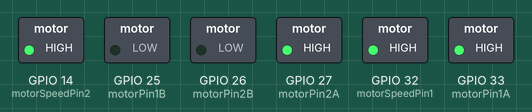
Recording of a sketch running on a simulated ESP32. On the bench: switched loads named in the sketch (green lamp = pin HIGH).

Above: at 0.05 s.
At 4.05 s:
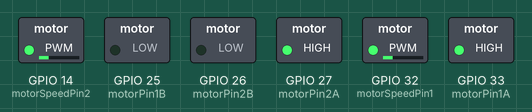
At 8.1 s:
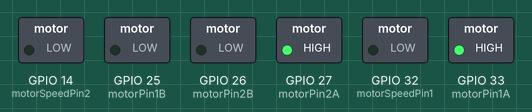
Timing chart, 0 to 13.9 s (numbered marks = the images above):
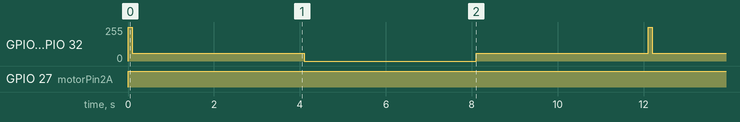

Measured:
- by itself, GPIO 14 (motorSpeedPin2), GPIO 32 (motorSpeedPin1): repeats every 12.1 s: 60/255 4.0 s, 0/255 4.0 s, 60/255 4.0 s, 255/255 0.10 s
- by itself, GPIO 27 (motorPin2A): LOW → HIGH at 0.00 s

The sketch:

teste_controlador.ino
```cpp
#include <Arduino.h>
#include <stdio.h>

const int motorPin1A = 33;
const int motorPin1B = 25;
const int motorPin2A = 27;
const int motorPin2B = 26;
const int motorSpeedPin1  = 32;  // Pino PWM para motor 1
const int motorSpeedPin2 = 14;  // Pino PWM para motor 2


void setup() {
  // Define os pinos dos motores como saídas
  pinMode(motorPin1A, OUTPUT);
  pinMode(motorPin1B, OUTPUT);
  pinMode(motorSpeedPin1, OUTPUT);

  pinMode(motorPin2A, OUTPUT);
  pinMode(motorPin2B, OUTPUT);
  pinMode(motorSpeedPin2, OUTPUT);
}

void loop() {
  // Define a velocidade dos motores
  int speed1 = 255; // Velocidade do motor 1 (0 a 255)
  int speed2 = 255; // Velocidade do motor 2 (0 a 255)

  // Controla a direção dos motores
  digitalWrite(motorPin1A, HIGH);
  digitalWrite(motorPin1B, LOW); // Motor 1 para frente

  digitalWrite(motorPin2A, HIGH);
  digitalWrite(motorPin2B, LOW); // Motor 2 para frente

  // Define a velocidade dos motores usando PWM
  analogWrite(motorSpeedPin1, speed1);
  analogWrite(motorSpeedPin2, speed2);

  delay(100); // Espera 1 segundo

  int speed3 = 60; // Velocidade do motor 1 (0 a 255)
  int speed4 = 60; // Velocidade do motor 2 (0 a 255)

  // Controla a direção dos motores
  digitalWrite(motorPin1A, HIGH);
  digitalWrite(motorPin1B, LOW); // Motor 1 para frente

  digitalWrite(motorPin2A, HIGH);
  digitalWrite(motorPin2B, LOW); // Motor 2 para frente

  // Define a velocidade dos motores usando PWM
  analogWrite(motorSpeedPin1, speed3);
  analogWrite(motorSpeedPin2, speed4);
  delay(4000); // Espera 1 segundo
   // Define a velocidade dos motores
  int speed5 = 0; // Velocidade do motor 1 (0 a 255)
  int speed6 = 0; // Velocidade do motor 2 (0 a 255)

  // Controla a direção dos motores
  digitalWrite(motorPin1A, HIGH);
  digitalWrite(motorPin1B, LOW); // Motor 1 para frente

  digitalWrite(motorPin2A, HIGH);
  digitalWrite(motorPin2B, LOW); // Motor 2 para frente

  // Define a velocidade dos motores usando PWM
  analogWrite(motorSpeedPin1, speed5);
  analogWrite(motorSpeedPin2, speed6);
  delay(4000); // Espera 1 segundo

  int speed7 = 60; // Velocidade do motor 1 (0 a 255)
  int speed8 = 60; // Velocidade do motor 2 (0 a 255)

  // Controla a direção dos motores
  digitalWrite(motorPin1A, HIGH);
  digitalWrite(motorPin1B, LOW); // Motor 1 para frente

  digitalWrite(motorPin2A, HIGH);
  digitalWrite(motorPin2B, LOW); // Motor 2 para frente

  // Define a velocidade dos motores usando PWM
  analogWrite(motorSpeedPin1, speed7);
  analogWrite(motorSpeedPin2, speed8);
  delay(4000); // Espera 1 segundo
}
```
